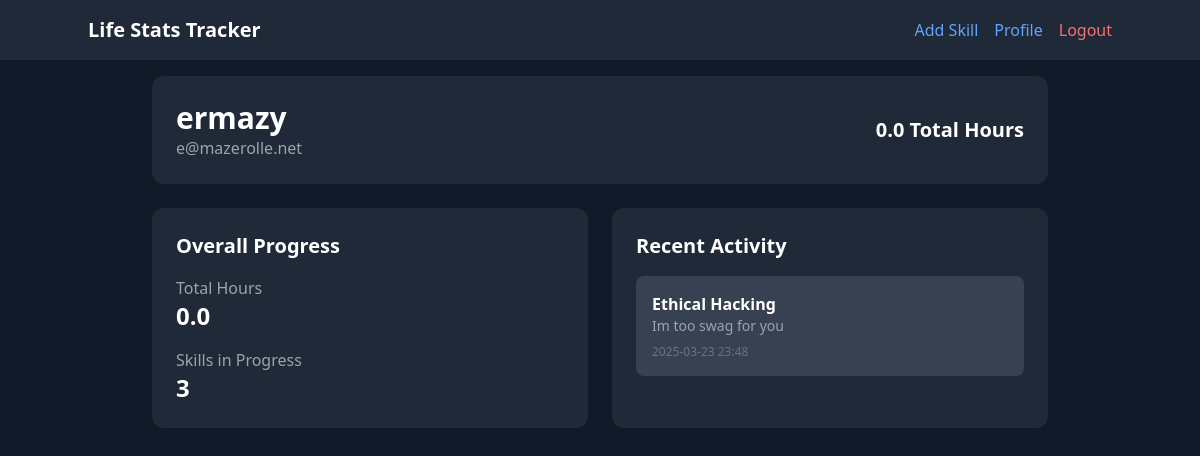
The app's page /profile (signed in), older data.
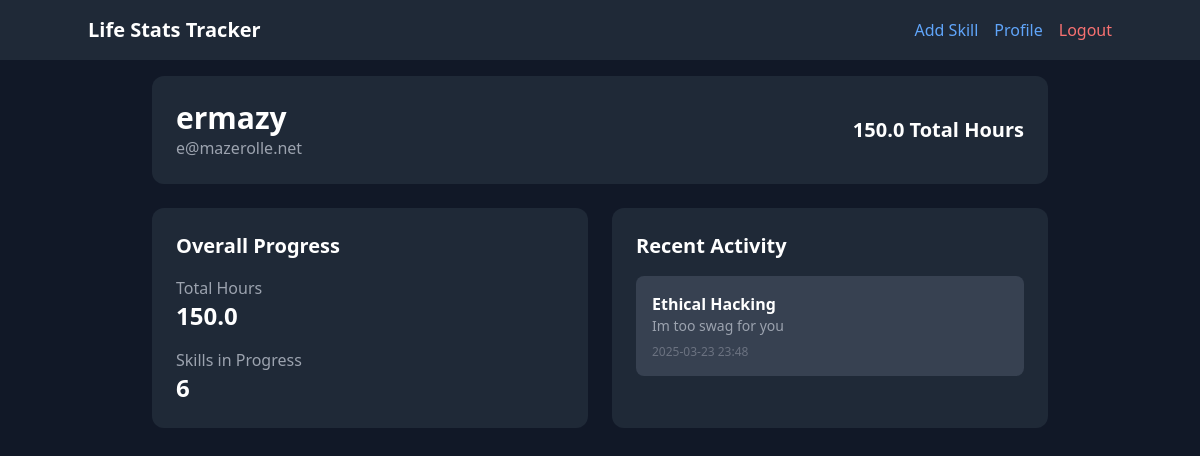
The same page, newer data.
### app/models/user.py (models this page shows, shortened)
class User(UserMixin, db.Model):
    __tablename__ = 'user'
    id = db.Column(db.Integer, primary_key=True)
    username = db.Column(db.String(80), unique=True, nullable=False)
    email = db.Column(db.String(120), unique=True, nullable=False)
    password_hash = db.Column(db.String(128))
    created_at = db.Column(db.DateTime, default=datetime.utcnow)
    categories = db.relationship('Category', backref='user', lazy=True)
    total_hours = db.Column(db.Float, default=0.0)
    level = db.Column(db.Integer, default=1)
    xp = db.Column(db.Integer, default=0)
    def get_total_skills(self):
        total = 0
        for category in self.categories:
            total += len(category.skills)
        return total

### app/routes/main.py (the view)
@bp.route('/profile')
@login_required
def profile():
    return render_template('profile.html', user=current_user)

### app/__init__.py (called while the page is built)
def create_app(config_class=Config):
    instance_path = os.path.join(os.getcwd(), 'instance')
    app = Flask(__name__, instance_path=instance_path, instance_relative_config=True)
    app.config.from_object(config_class)
    os.makedirs(app.instance_path, exist_ok=True)
    print(f"Instance path: {app.instance_path}")
    db.init_app(app)
    login_manager.init_app(app)
    migrate.init_app(app, db)
    csrf.init_app(app)
    from .models import User, Category, Skill, JournalEntry
    @login_manager.user_loader
    def load_user(user_id):
        return User.query.get(int(user_id))
    from app.routes import auth, skills, main
    app.register_blueprint(auth.bp)
    app.register_blueprint(skills.bp)
    app.register_blueprint(main.bp)
    return app

### app/templates/profile.html
{% extends "base.html" %}
{% block content %}
<div class="max-w-4xl mx-auto">
    <div class="bg-gray-800 p-6 rounded-xl mb-6">
        <div class="flex justify-between items-center">
            <div>
                <h1 class="text-3xl font-bold">{{ user.username }}</h1>
                <p class="text-gray-400">{{ user.email }}</p>
            </div>
            <div class="text-right">
                <p class="text-xl font-semibold">{{ user.total_hours }} Total Hours</p>
            </div>
        </div>
    </div>
    <div class="grid md:grid-cols-2 gap-6">
        <div class="bg-gray-800 p-6 rounded-xl">
            <h2 class="text-xl font-bold mb-4">Overall Progress</h2>
            <div class="space-y-4">
                <div>
                    <p class="text-gray-400">Total Hours</p>
                    <p class="text-2xl font-bold">{{ user.total_hours }}</p>
                </div>
                <div>
                    <p class="text-gray-400">Skills in Progress</p>
                    <p class="text-2xl font-bold">{{ user.get_total_skills() }}</p>
                </div>
            </div>
        </div>
        <div class="bg-gray-800 p-6 rounded-xl">
            <h2 class="text-xl font-bold mb-4">Recent Activity</h2>
            <div class="space-y-4">
                {% for category in user.categories %}
                    {% for skill in category.skills %}
                        {% if skill.journal_entries %}
                            <div class="bg-gray-700 p-4 rounded-lg">
                                <p class="font-semibold">{{ skill.name }}</p>
                                <p class="text-sm text-gray-400">{{ skill.journal_entries[-1].content }}</p>
                                <p class="text-xs text-gray-500 mt-2">{{ skill.journal_entries[-1].created_at.strftime('%Y-%m-%d %H:%M') }}</p>
                            </div>
                        {% endif %}
                    {% endfor %}
                {% endfor %}
            </div>
        </div>
    </div>
</div>
{% endblock %}

Row changes from the older to the newer data that the page shows:
changed User "ermazy": total_hours "0.0" → "150.0"
Text that changed along with them:
{{ user.get_total_skills() }}: "3" → "6"
